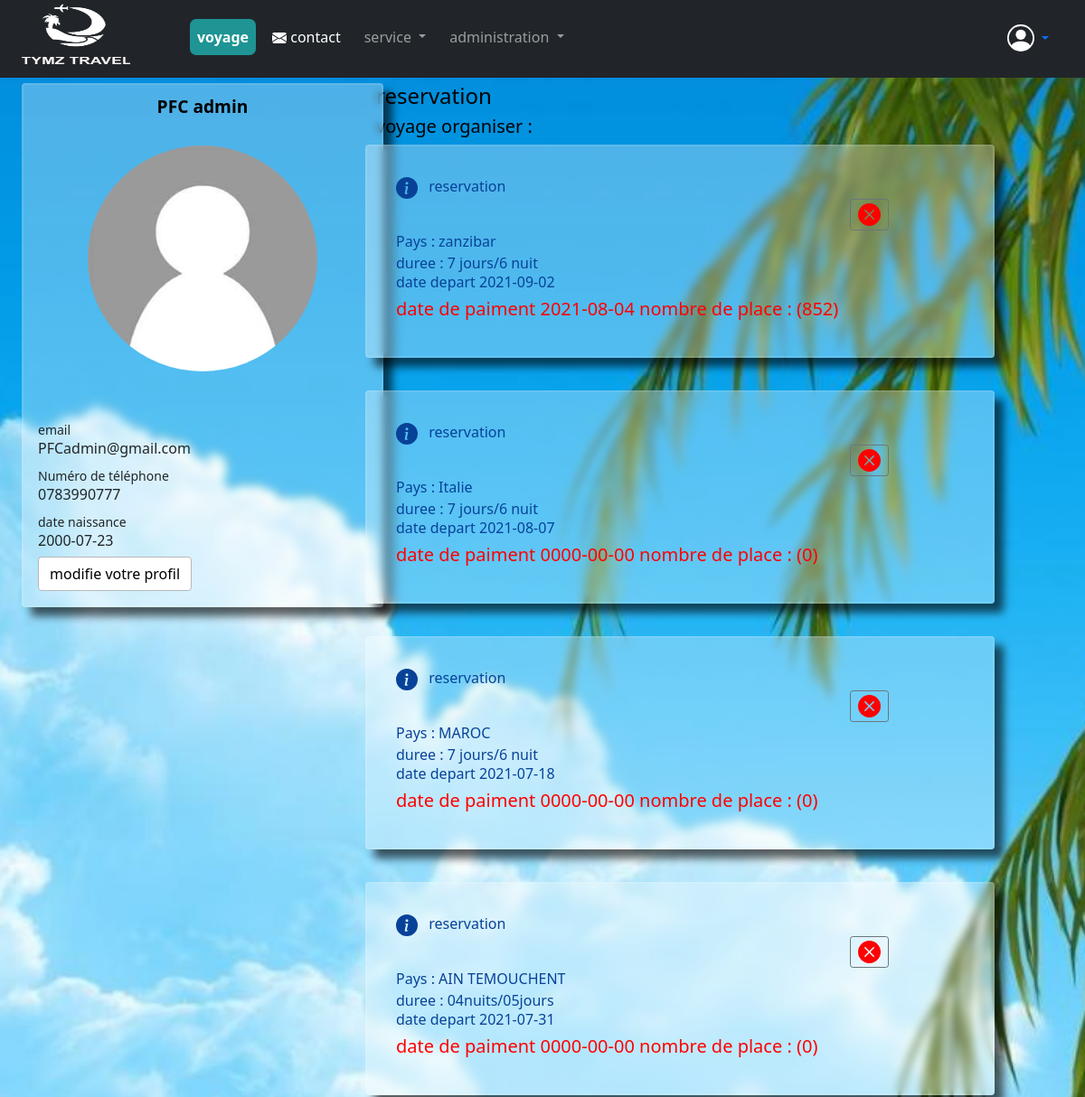
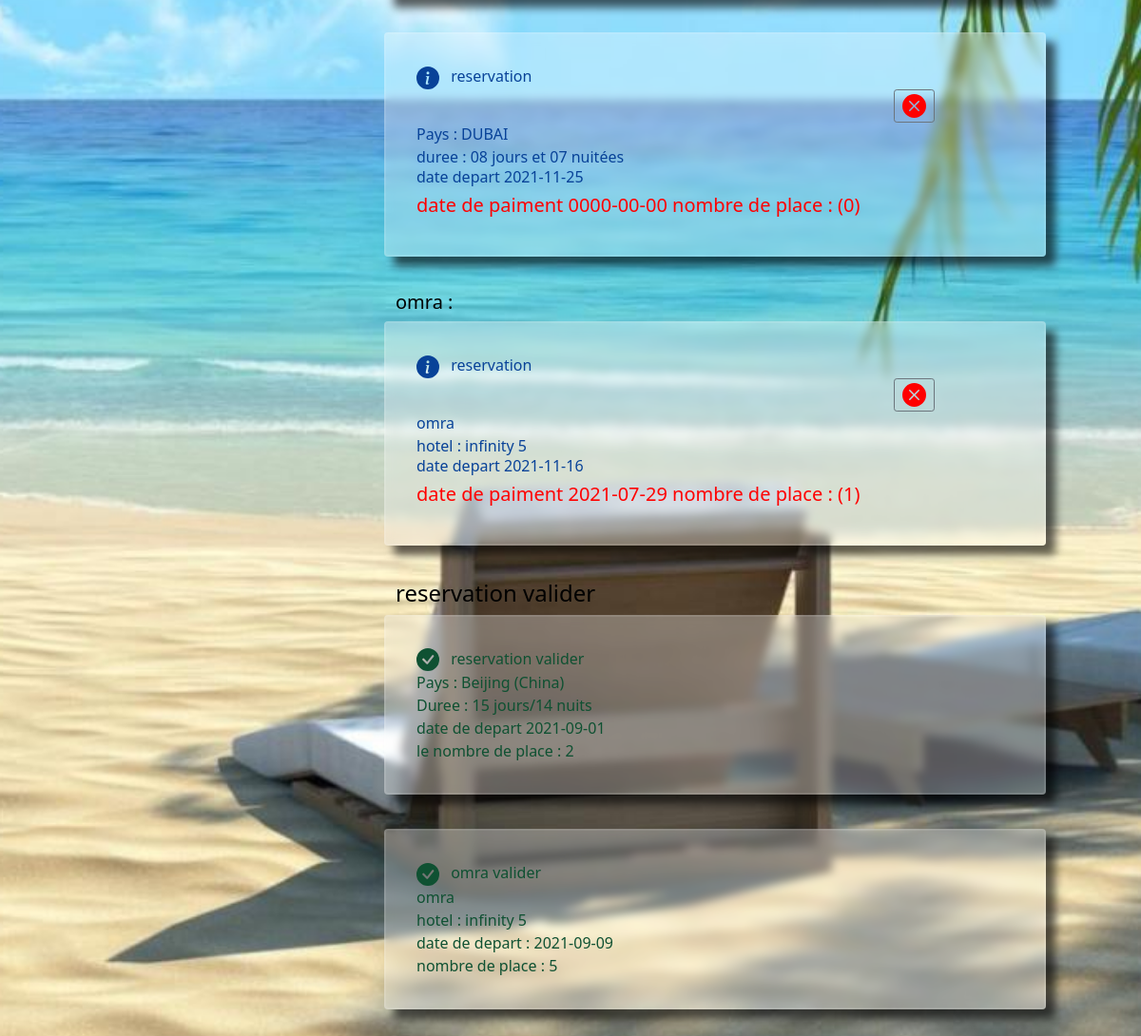
The app's page /html/profile/profil.php (signed in) with its own data (2 pictures, top to bottom).
### tables this page shows
CREATE TABLE `membre` (
  `id` int(6) NOT NULL,
  `photop` varchar(5000) NOT NULL,
  `Nom` varchar(20) NOT NULL,
  `prenom` varchar(20) NOT NULL,
  `date_naissance` date NOT NULL,
  `sexe` varchar(8) NOT NULL,
  `telephone` varchar(10) NOT NULL,
  `email` varchar(50) NOT NULL,
  `passwor` varchar(255) NOT NULL,
  `poste` varchar(20) NOT NULL
);

CREATE TABLE `voyageresrver` (
  `idper` int(6) NOT NULL,
  `idvoy` int(6) NOT NULL,
  `numpass` int(20) NOT NULL,
  `nom` varchar(25) NOT NULL,
  `prenom` varchar(25) NOT NULL,
  `email` varchar(50) NOT NULL,
  `tel` varchar(10) NOT NULL,
  `pays` varchar(30) NOT NULL,
  `dated` date NOT NULL,
  `datep` date NOT NULL,
  `nbrplace` int(2) NOT NULL
);

CREATE TABLE `listevoyage` (
  `id` int(6) NOT NULL,
  `image1` varchar(500) NOT NULL,
  `image2` varchar(500) NOT NULL,
  `image3` varchar(500) NOT NULL,
  `image4` varchar(500) NOT NULL,
  `pays` varchar(30) NOT NULL,
  `etoile` int(1) NOT NULL,
  `nbrjoursetnuit` varchar(30) NOT NULL,
  `prix` int(20) NOT NULL,
  `datedpr` date NOT NULL,
  `descriptio` varchar(5000) NOT NULL,
  `programme` varchar(5000) NOT NULL
);

CREATE TABLE `omrareserver` (
  `idper` int(6) NOT NULL,
  `idomra` int(6) NOT NULL,
  `numpass` int(11) NOT NULL,
  `nom` varchar(25) NOT NULL,
  `prenom` varchar(25) NOT NULL,
  `email` varchar(50) NOT NULL,
  `tel` varchar(10) NOT NULL,
  `datep` date NOT NULL,
  `dated` date NOT NULL,
  `hotel` varchar(50) NOT NULL,
  `nbrplace` int(2) NOT NULL
);

CREATE TABLE `omra` (
  `id` int(6) NOT NULL,
  `omra` varchar(5) NOT NULL,
  `image1` varchar(300) NOT NULL,
  `prix` float NOT NULL,
  `datedepart` date NOT NULL,
  `hotel` varchar(50) NOT NULL,
  `descriptio` text NOT NULL
);

CREATE TABLE `validatio` (
  `idper` int(6) NOT NULL,
  `idvoy` int(6) NOT NULL,
  `numpass` int(30) NOT NULL,
  `nom` varchar(50) NOT NULL,
  `prenom` varchar(25) NOT NULL,
  `email` varchar(50) NOT NULL,
  `tel` varchar(10) NOT NULL,
  `pays` varchar(40) NOT NULL,
  `dated` date NOT NULL,
  `nbrplace` int(2) NOT NULL
);

CREATE TABLE `validationomra` (
  `idper` int(6) NOT NULL,
  `idomra` int(6) NOT NULL,
  `numpass` int(25) NOT NULL,
  `nom` varchar(50) NOT NULL,
  `prenom` varchar(25) NOT NULL,
  `email` varchar(50) NOT NULL,
  `tel` varchar(10) NOT NULL,
  `hotel` varchar(40) NOT NULL,
  `dated` date NOT NULL,
  `nbrplace` int(2) NOT NULL
);

### fenctionphp/membre.php (called while the page is built, shortened)
<?php
function information()
{
    $bdd = bdd();
    $idpro = $_SESSION["membre"];
    $connexion = $bdd->prepare("SELECT * FROM membre WHERE id = ?");
    $connexion->execute([$idpro]);
    $information = $connexion->fetch();
    return $information;
}

### fenctionphp/bddreservation.php (called while the page is built, shortened)
<?php
function affichereservation_cl() {
    $bdd=bdd();
    $per =$_SESSION["membre"];
    $connexion = $bdd->prepare("SELECT * FROM voyageresrver WHERE idper = ? ");
    $connexion->execute([$per]);
    $afficheper = $connexion->fetchAll(PDO::FETCH_OBJ);
    return $afficheper;
}
function affichereservationom_cl() {
    $bdd=bdd();
    $per =$_SESSION["membre"];
    $connexion = $bdd->prepare("SELECT * FROM omrareserver WHERE idper = ? ");
    $connexion->execute([$per]);
    $afficheper = $connexion->fetchAll(PDO::FETCH_OBJ);
    return $afficheper;
}
?>

### fenctionphp/bddvalidation.php (called while the page is built, shortened)
<?php
function affichevalidation(){
        $bdd=bdd();
        $per =$_SESSION["membre"];
        $connexion = $bdd->prepare("SELECT * FROM validatio WHERE idper = ? ");
        $connexion->execute([$per]);
        $afficheper = $connexion->fetchAll(PDO::FETCH_OBJ);
        return $afficheper;
}
function affichevalidationom(){
    $bdd=bdd();
    $per =$_SESSION["membre"];
    $connexion = $bdd->prepare("SELECT * FROM validationomra WHERE idper = ? ");
    $connexion->execute([$per]);
    $afficheper = $connexion->fetchAll(PDO::FETCH_OBJ);
    return $afficheper;
}
?>

### html/profile/profil.php (the view, shortened to what this page needs)
<?php
include_once "../../fenctionphp/membre.php";
include_once "../../fenctionphp/bddreservation.php";
include_once "../../fenctionphp/bddvalidation.php";
$info = information();
$listreservation =affichereservation_cl();
$listval =affichevalidation();
$listreservationomra = affichereservationom_cl();
$validationomra=affichevalidationom();
?>
<!DOCTYPE html>
<html>
<head>
    <link href="/docs/5.0/dist/css/bootstrap.min.css" rel="stylesheet">
    <link rel="stylesheet" type="text/css" href="../../css/profilestycss.css">
    <link rel="stylesheet" type="text/css" href="https://cdnjs.cloudflare.com/ajax/libs/font-awesome/4.7.0/css/font-awesome.min.css">
    <link href="https://cdn.jsdelivr.net/npm/bootstrap@5.0.0/dist/css/bootstrap.min.css" rel="stylesheet">
</head>
<body class="fix-header card-no-border logo-center">
    <?php include "header.php" ?>
    <div class="page-wrapper" style="margin-top: 100px;">
        <div class="profil">
            <div class="col-md-5 align-self-center">
                <h3 style="margin-left: 3%;margin-top: -50px; color:white;">Mon profile</h3>
            </div>
        </div>
        <div class="container-fluid">
            <div class="row">
                <div class="col-lg-4 col-xlg-3 col-md-5" >
                    <div class="card" id="pro">
                        <div class="card-body">
                            <center class="m-t-30">
                                <h6 class="card-subtitle" style="color: black; font-weight: 700; margin-bottom: 32px; font-size: 1.2rem;"><?= $info["Nom"] . "  " ?><?= $info["prenom"] ?></h6>
                                <div class="circle">
                                    <img class="user-pic" src="<?= $info["photop"] ?>" class="img-circle" width="70%" style="margin-bottom: 20px; height: 250px;" />
                                </div>
                            </center>
                        </div>
                        <div class="card-body">
                            <small >email</small>
                            <h6><?= $info["email"] ?></h6>
                            <small >Numéro de téléphone</small>
                            <h6><?= $info["telephone"] ?></h6>
                            <small >date naissance</small>
                            <h6><?= $info["date_naissance"] ?></h6>
                            <div class="like-comm"><a href="modifieprofil.php" id="btnmdf1" class="btn btn-info m-r-10">modifie votre profil</a></div>
                        </div>
                    </div>
                </div>
                <div class="col-lg-8 col-xlg-9 col-md-7">
                    <h4 style=" color:black;">reservation</h4>
                    <h5 style=" color:black;">voyage organiser :</h5>
                    <?php foreach($listreservation as $li): ?>
                    <div class="row" id="voypro" >
                        <div class="card alert alert-primary" id="voyprof" role="alert">
                            <div class="card-body">
                            <form action="" method="POST">
                            <svg class="bi flex-shrink-0 me-2" width="24" height="24" role="img" aria-label="Info:"><use xlink:href="#info-fill"/></svg>
                            reservation
                            <?php $idvoy= $li->idvoy ;
                            $connexion = $bdd->prepare("SELECT * FROM listevoyage WHERE id = ? ");
                            $connexion->execute([$idvoy]);
                            $affichevoy = $connexion->fetch();
                            ?>
                            <button style="margin-left: 80%;" class="btn btn-sm btn-outline-secondary"   type="submit" name="btnanuuler"  onclick="msgconfirme()"></button>
                                               <div>Pays : <?= $affichevoy["pays"] ?><br>
                                                duree : <?= $affichevoy["nbrjoursetnuit"] ?>
                                                <h6>date depart <?= $affichevoy["datedpr"] ?></h6>
                                                <h5 style="color: red;">date de paiment <?= $li->datep?> nombre de place : (<?= $li->nbrplace?>)</h5>
                                                </form>
                                            </div>
                            </div>
                        </div>
                    </div>
                    <?php endforeach; ?>
<h5 style=" color:black;">omra :</h5>
<?php foreach($listreservationomra as $om): ?>
<div class="row" id="voypro">
<div class="card alert alert-primary" id="voyprof" role="alert">
                            <div class="card-body">
                            <form action="" method="POST">
                            <svg class="bi flex-shrink-0 me-2" width="24" height="24" role="img" aria-label="Info:"><use xlink:href="#info-fill"/></svg>
                            reservation
        <?php $idvoy= $om->idomra ;
        $connexion = $bdd->prepare("SELECT * FROM omra WHERE id = ? ");
        $connexion->execute([$idvoy]);
        $afficheomra = $connexion->fetch();
        ?>
        <button style="margin-left: 80%;" class="btn btn-sm btn-outline-secondary"   type="submit" name="btnanuulerom"  onclick="msgconfirme()"></button>
                           <div><?= $afficheomra["omra"] ?><br>
                          hotel :  <?= $afficheomra["hotel"] ?>
                            <h6>date depart <?= $afficheomra["datedepart"] ?></h6>
                            <h5 style="color: red;">date de paiment <?= $om->datep?> nombre de place : (<?= $om->nbrplace?>)</h5>
                           </form>
                        </div>
        </div>
    </div>
<?php endforeach; ?>
                    <h4 style=" color:black;">reservation valider</h4>
                    <?php foreach($listval as $val): ?>
                        <div class="row" id="voypro">
                        <div class="card alert alert-success" id="voyprof" role="alert">
                            <div class="card-body">
                            <svg class="bi flex-shrink-0 me-2" width="24" height="24" role="img" aria-label="Success:"><use xlink:href="#check-circle-fill"/></svg>
                             reservation valider
                            <?php $idvoy= $val->idvoy ;
                            $connexion = $bdd->prepare("SELECT * FROM listevoyage WHERE id = ? ");
                            $connexion->execute([$idvoy]);
                            $affichereser = $connexion->fetch();
                            ?>
                                               <div>Pays : <?= $affichereser["pays"] ?><br>
                                               Duree : <?= $affichereser["nbrjoursetnuit"] ?><br>
                                                date de depart <?= $val->dated ?> <br>
                                                le nombre de place : <?= $val->nbrplace ?>
                                            </div>
                            </div>
                        </div>
                    </div>
                    <?php endforeach; ?>
                    <?php foreach($validationomra as $valom): ?>
                        <div class="row" id="voypro">
                        <div class="card alert alert-success" id="voyprof" role="alert">
                            <div class="card-body">
                            <svg class="bi flex-shrink-0 me-2" width="24" height="24" role="img" aria-label="Success:"><use xlink:href="#check-circle-fill"/></svg>
                             omra valider
                            <?php $idvoy= $valom->idomra ;
        $connexion = $bdd->prepare("SELECT * FROM omra WHERE id = ? ");
        $connexion->execute([$idvoy]);
        $afficheomrav = $connexion->fetch();
        ?>
                                               <div><?= $afficheomrav["omra"] ?><br>
                                               hotel : <?= $valom->hotel ?><br>
                                               date de depart : <?= $valom->dated ?><br>
                                               nombre de place : <?= $valom->nbrplace ?><br>
                                            </div>
                            </div>
                        </div>
                    </div>
                    <?php endforeach; ?>
</body>
</html>

### html/profile/header.php (shortened to what this page needs)
<?php
include_once "../../fenctionphp/membre.php";
?>
<header>
    <nav class="navbar navbar-expand-md navbar-dark fixed-top bg-dark">
        <div class="container-fluid">
            <a class="navbar-brand" id="logo" href="../../index.php"><img src="../../image/logo.png" style="height: 70px; width: 120px;"></a>
            <div class="collapse navbar-collapse" id="navbarCollapse">
                <ul class="navbar-nav me-auto mb-2 mb-md-0">
                    <li class="nav-item">
                        <a class="nav-link active" id="lien1" aria-current="page" href="../../index.php"><b>voyage</b></a>
                    </li>
                    <li class="nav-item">
                        <a class="nav-link" id="lien2" href="contacte.php"> contact</a>
                    </li>
                    <li class="nav-item dropdown" id="lien2">
                      <a class="nav-link dropdown-toggle" href="#" id="navbarDarkDropdownMenuLink" role="button" data-bs-toggle="dropdown" aria-expanded="false">
                      service
                      </a>
                    </li>
                    <?php
                    if (isset($_SESSION["membre"])) :
                    ?>
                        <?php
                        if ($_SESSION["membrepo"] == "admin") :
                        ?>
                  <li class="nav-item dropdown" id="lien2">
                                <a class="nav-link dropdown-toggle" href="#" id="navbarDarkDropdownMenuLink" role="button" data-bs-toggle="dropdown" aria-expanded="false">
                                administration
                                </a>
                            </li>
                        <?php
                        endif;
                        ?>
                    <?php
                    endif;
                    ?>
                </ul>
                <nav>
                    <ul class="menu">
                        <?php
                        if (isset($_SESSION["membre"])) :
                        ?>
                            <li class="nav-item dropdown">
                                <a class="nav-link dropdown-toggle" href="#" id="navbarDarkDropdownMenuLink" role="button" data-bs-toggle="dropdown" aria-expanded="false">
                                </a>
                            </li>
                        <?php
                        endif;
                        ?>
                    </ul>
                </nav>
            </div>
        </div>
    </nav>
</header>

### css/profilestycss.css (style rules this page uses)
body { margin: 0%; padding: 0%; background-image: url("../image/bod.jpg"); background-attachment: fixed; background-repeat: no-repeat; background-position: center; background-size: cover; }
#logo { font-family: fantasy; font-size: 30px; text-decoration: none; margin-top: -10px; }
#logo::first-letter { font-size: 40px; margin-right: 3px; }
#lien1 { margin-left: 50px; margin-right: 10px; background-color: rgb(30, 148, 148); border-radius: 7px; color: white; text-align: center; }
#lien2 { color: white; margin-right: 10px; text-align: center; padding-bottom: 5px; }
.menu { list-style: none; display: flex; justify-content: flex-end; height: 25px; }
#profil { color: white; margin-left: 30px; margin-top: -4px; }
#pro { background-color: rgba(255, 255, 255, 0.3); backdrop-filter: blur(5px); box-shadow: 10px 10px 10px rgba(0, 0, 0, 0.623); border: solid 2px rgba(252, 252, 252, 0.096); width: 400px; }
#voypro { border-radius: 10px; margin-bottom: 20px; margin-right: 10%; }
#voyprof { background-color: rgba(255, 255, 255, 0.3); backdrop-filter: blur(5px); box-shadow: 10px 10px 10px rgba(0, 0, 0, 0.623); border: solid 2px rgba(252, 252, 252, 0.096); }
.user-pic { border-radius: 50%; }
#btnmdf1 { background-color: rgb(255, 255, 255); border: solid 1px rgb(184, 184, 184); }

### records on screen
membre: Nom "PFC", prenom "admin", photop (placeholder picture), email "PFCadmin@gmail.com", telephone "0783990777", date_naissance "2000-07-23"
voyageresrver: listevoyage.pays "zanzibar", listevoyage.nbrjoursetnuit "7 jours/6 nuit", listevoyage.datedpr "2021-09-02", datep "2021-08-04", nbrplace "852"
voyageresrver: listevoyage.pays "Italie", listevoyage.nbrjoursetnuit "7 jours/6 nuit", listevoyage.datedpr "2021-08-07", datep "0000-00-00", nbrplace "0"
voyageresrver: listevoyage.pays "MAROC", listevoyage.nbrjoursetnuit "7 jours/6 nuit", listevoyage.datedpr "2021-07-18", datep "0000-00-00", nbrplace "0"
voyageresrver: listevoyage.pays "AIN TEMOUCHENT", listevoyage.nbrjoursetnuit "04nuits/05jours", listevoyage.datedpr "2021-07-31", datep "0000-00-00", nbrplace "0"
voyageresrver: listevoyage.pays "DUBAI", listevoyage.nbrjoursetnuit "08 jours et 07 nuitées", listevoyage.datedpr "2021-11-25", datep "0000-00-00", nbrplace "0"
omrareserver: idomra.omra "omra", idomra.hotel "infinity 5", idomra.datedepart "2021-11-16", datep "2021-07-29", nbrplace "1"
validatio: listevoyage.pays "Beijing (China)", listevoyage.nbrjoursetnuit "15 jours/14 nuits", dated "2021-09-01", nbrplace "2"
validationomra: idomra.omra "omra", hotel "infinity 5", dated "2021-09-09", nbrplace "5"
